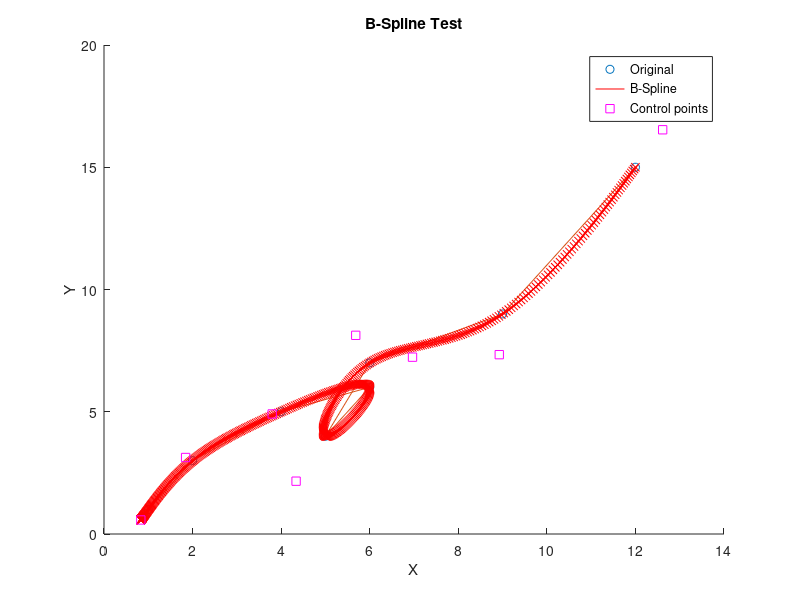
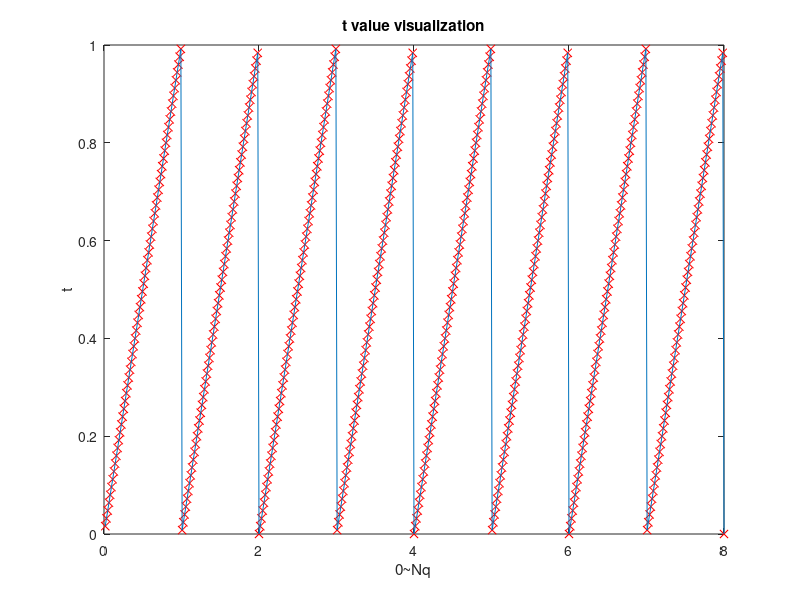
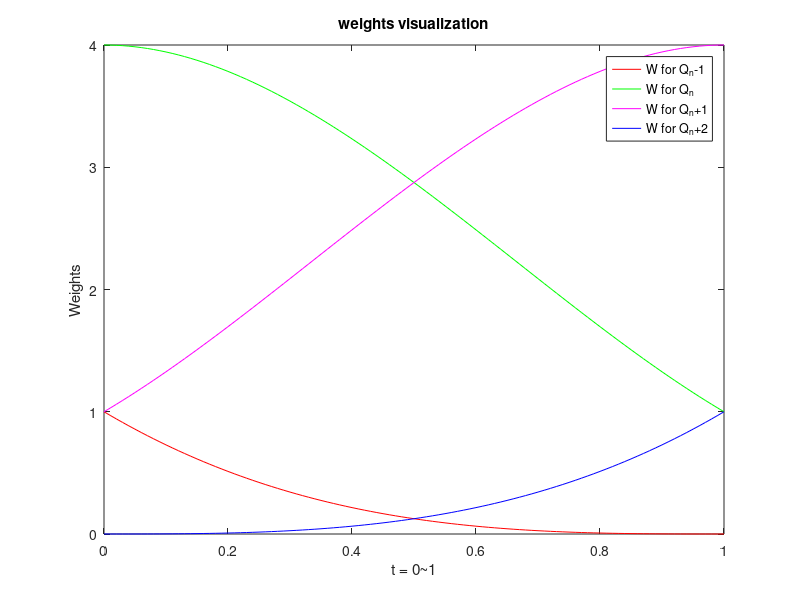
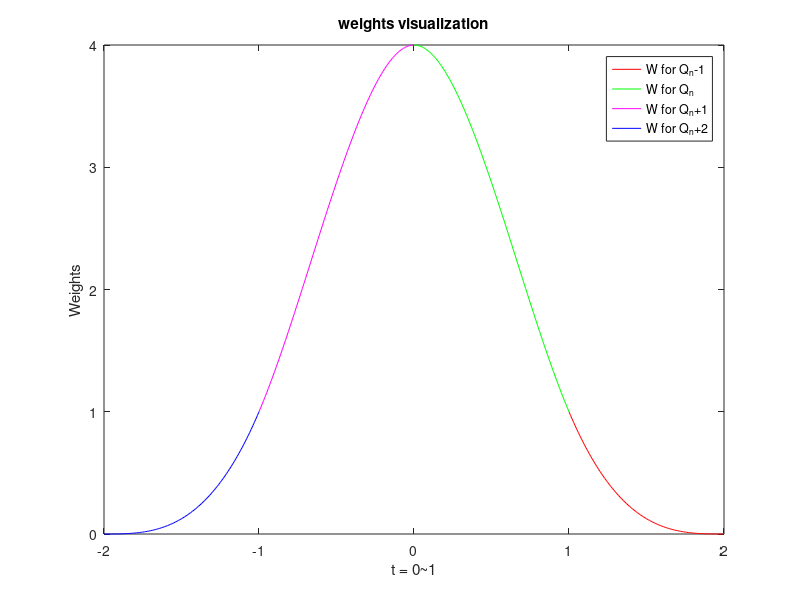

Here is the MATLAB script that generated these plots, in order:
%% B-Spline Test
% By Chanoh Park
% copark86@gmail.com
% 12 Nov 2016

close all
clear all


TestData_or_RealData = 1
if TestData_or_RealData
    % Sample data point
    p = [1 1; 2 3; 4 5; 6 6; 5 4; 6 7 ; 9 9; 12 15 ];
else
    % Real data: fish eye lens Theta vs R distortion data
    load BSplineData
end




% Number of sample points
Np = length(p)

% Number of control points
Nq = 100;

if Nq >Np
    Nq=Np;
end

% Basis matrix
M = [-1 3 -3 1;3 -6 3 0; -3 0 3 0;1 4 1 0];

N(Np,Nq)=0


%% Calculate the best control point locations
for i = 1: Np

    % float
    index_f = Nq*(i/Np);
    
    % int	
    index_i = floor(index_f);
    t = index_f -index_i;
    
    % Q-1 Q0 Q1 Q2
    indexV = index_i-1:index_i+2;
    indexV(find(indexV<1))=1;
    indexV(find(indexV>Nq))=Nq;
    
    tv = [t^3 t^2 t 1];
    
    temp=tv*M/6;
    N(i,indexV(1)) = N(i,indexV(1)) +temp(1); 
    N(i,indexV(2)) = N(i,indexV(2)) +temp(2); 
    N(i,indexV(3)) = N(i,indexV(3)) +temp(3);
    N(i,indexV(4)) = N(i,indexV(4)) +temp(4);
    
end

invNN_Nt=inv(N'*N)*N';

% Control points
Q=invNN_Nt*p;


%% Draw line 

% Number of steps
Nbs = 500;
hold on
BSpline_=[0 0];

for i = 1:Nbs
    
    % divide Number of Control points by Nbs steps
    index_f = Nq*(i/Nbs);
    
    % current control point index
    index_int = floor(index_f);
    
    t_ = index_f-index_int;
    tv = [t_^3 t_^2 t_ 1];
    
    % saving data
    t_save(i,1)=index_f;
    t_save(i,2)=index_int;
    t_save(i,3)=t_;
    % control points index 
    indexV = index_int-1:index_int+2;
    indexV(find(indexV<1))=1;
    indexV(find(indexV>Nq))=Nq;
    
    Q_4 = Q(indexV,:); 
    pbs=tv*M*Q_4/6;
    BSpline_=[BSpline_;pbs]
end
BSpline_l = BSpline_(2:end,:) 


%% spline display
a=plot(p(:,1),p(:,2),'o')
hold on
plot(p(:,1),p(:,2))
title('B-Spline Test');
xlabel('X'); ylabel('Y');
plot(BSpline_l(:,1),BSpline_l(:,2),'rx');
hold on
b=plot(BSpline_l(:,1),BSpline_l(:,2),'r');
c=plot(Q(:,1),Q(:,2),'ms');

legend([a,b,c],'Original','B-Spline','Control points');

figure
plot(t_save(:,1),t_save(:,3),'rx');
hold on
plot(t_save(:,1),t_save(:,3));
title('t value visualization');
xlabel('0~Nq'); ylabel('t');


%% weight visualization
figure
weights = [0 0 0 0 0];
for t = 0:0.01:1
    tv = [t^3 t^2 t 1];
    weights = [weights; [tv*M t]];
end
weights = weights(2:end,:)

g1=plot(weights(:,5),weights(:,1),'r')
hold on
g2=plot(weights(:,5),weights(:,2),'g')
g3=plot(weights(:,5),weights(:,3),'m')
g4=plot(weights(:,5),weights(:,4),'b')
title('weights visualization');
xlabel('t = 0~1'); ylabel('Weights');
legend([g1 g2 g3 g4],'W for Q_n-1','W for Q_n','W for Q_n+1','W for Q_n+2');

figure
g1=plot(weights(:,5)+1,weights(:,1),'r')
hold on
g2=plot(weights(:,5),weights(:,2),'g')
g3=plot(weights(:,5)-1,weights(:,3),'m')
g4=plot(weights(:,5)-2,weights(:,4),'b')
title('weights visualization');
xlabel('t = 0~1'); ylabel('Weights');
legend([g1 g2 g3 g4],'W for Q_n-1','W for Q_n','W for Q_n+1','W for Q_n+2');

